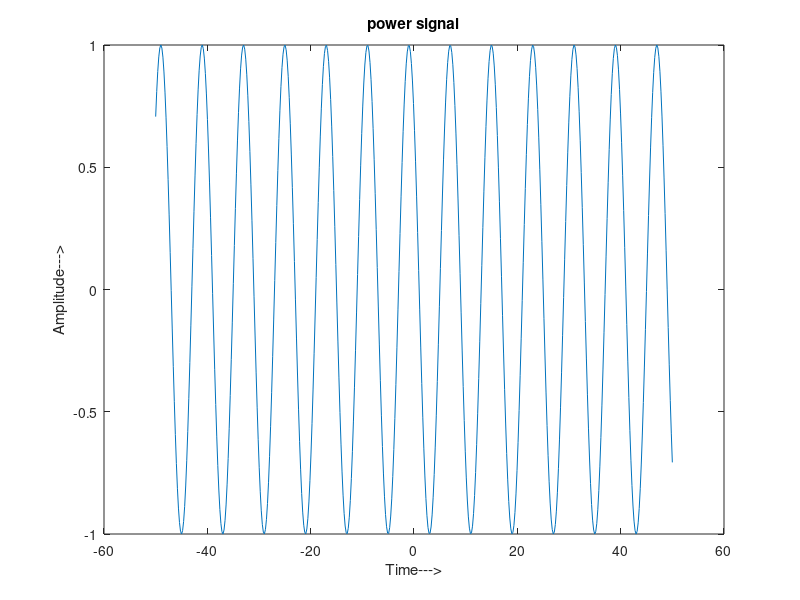

MATLAB code for this plot:
%Generation of power signal
clc;
close all;
clear all;

t = linspace(-50,50,500);
x = cos(((pi*t)/4)+(pi/4))
plot(t,x)
xlabel('Time--->')
ylabel('Amplitude--->')
title('power signal')

